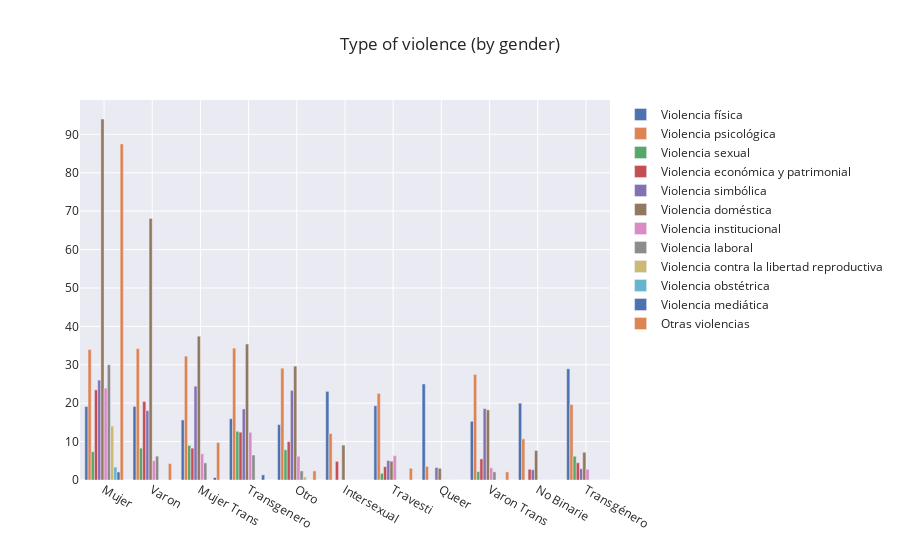

Notebook code cell kept with this figure:
### Code cell
# Plot by gender
data_chart = []
genders = df_types_of_violence_by_pct.genero.values[:-1]

for _type in df_types_of_violence_by_pct.columns[1:]:
    data_chart.append(
        go.Bar(name=labels_dict[_type], x=genders, y=df_types_of_violence_by_pct[_type].values)
    )

fig = go.Figure(data=data_chart)
fig.update_layout(barmode='group', title='Type of violence (by gender)', template=plotly_template)
fig.show()

### Figure 1 — Plotly figure (JSON) as saved in the notebook; plotly's stock layout.template omitted (floating-point values rounded to 4 significant figures)
{"data": [{"name": "Violencia física", "type": "bar", "x": ["Mujer", "Varon", "Mujer Trans", "Transgenero", "Otro", "Intersexual", "Travesti", "Queer", "Varon Trans", "No Binarie", "Transgénero"], "y": [19.14, 19.18, 15.63, 15.96, 14.42, 23.08, 19.35, 25, 15.29, 20, 28.95, 19.13]}, {"name": "Violencia psicológica", "type": "bar", "x": ["Mujer", "Varon", "Mujer Trans", "Transgenero", "Otro", "Intersexual", "Travesti", "Queer", "Varon Trans", "No Binarie", "Transgénero"], "y": [33.97, 34.19, 32.25, 34.34, 29.1, 12.09, 22.55, 3.571, 27.49, 10.71, 19.66, 33.97]}, {"name": "Violencia sexual", "type": "bar", "x": ["Mujer", "Varon", "Mujer Trans", "Transgenero", "Otro", "Intersexual", "Travesti", "Queer", "Varon Trans", "No Binarie", "Transgénero"], "y": [7.369, 8.288, 9.024, 12.68, 7.854, 0, 1.757, 0, 2.203, 0, 6.191, 7.394]}, {"name": "Violencia económica y patrimonial", "type": "bar", "x": ["Mujer", "Varon", "Mujer Trans", "Transgenero", "Otro", "Intersexual", "Travesti", "Queer", "Varon Trans", "No Binarie", "Transgénero"], "y": [23.45, 20.43, 8.302, 12.45, 9.976, 4.858, 3.469, 0, 5.495, 2.8, 4.491, 23.42]}, {"name": "Violencia simbólica", "type": "bar", "x": ["Mujer", "Varon", "Mujer Trans", "Transgenero", "Otro", "Intersexual", "Travesti", "Queer", "Varon Trans", "No Binarie", "Transgénero"], "y": [26.01, 18.06, 24.43, 18.48, 23.32, 0, 5.074, 3.271, 18.58, 2.666, 2.929, 26.03]}, {"name": "Violencia doméstica", "type": "bar", "x": ["Mujer", "Varon", "Mujer Trans", "Transgenero", "Otro", "Intersexual", "Travesti", "Queer", "Varon Trans", "No Binarie", "Transgénero"], "y": [93.99, 68.11, 37.44, 35.4, 29.64, 9.085, 4.902, 3.045, 18.27, 7.657, 7.223, 93.88]}, {"name": "Violencia institucional", "type": "bar", "x": ["Mujer", "Varon", "Mujer Trans", "Transgenero", "Otro", "Intersexual", "Travesti", "Queer", "Varon Trans", "No Binarie", "Transgénero"], "y": [23.92, 5.044, 6.829, 12.4, 6.186, 0, 6.339, 0, 3.18, 0, 2.799, 24.46]}, {"name": "Violencia laboral", "type": "bar", "x": ["Mujer", "Varon", "Mujer Trans", "Transgenero", "Otro", "Intersexual", "Travesti", "Queer", "Varon Trans", "No Binarie", "Transgénero"], "y": [30.01, 6.208, 4.461, 6.506, 2.353, 0, 0, 0, 2.116, 0, 0, 30.36]}, {"name": "Violencia contra la libertad reproductiva", "type": "bar", "x": ["Mujer", "Varon", "Mujer Trans", "Transgenero", "Otro", "Intersexual", "Travesti", "Queer", "Varon Trans", "No Binarie", "Transgénero"], "y": [14.04, 0, 0, 0, 0.7883, 0, 0, 0, 0, 0, 0, 13.9]}, {"name": "Violencia obstétrica", "type": "bar", "x": ["Mujer", "Varon", "Mujer Trans", "Transgenero", "Otro", "Intersexual", "Travesti", "Queer", "Varon Trans", "No Binarie", "Transgénero"], "y": [3.375, 0, 0, 0, 0, 0, 0, 0, 0, 0, 0, 3.327]}, {"name": "Violencia mediática", "type": "bar", "x": ["Mujer", "Varon", "Mujer Trans", "Transgenero", "Otro", "Intersexual", "Travesti", "Queer", "Varon Trans", "No Binarie", "Transgénero"], "y": [2.075, 0, 0.6478, 1.331, 0, 0, 0, 0, 0, 0, 0, 2.175]}, {"name": "Otras violencias", "type": "bar", "x": ["Mujer", "Varon", "Mujer Trans", "Transgenero", "Otro", "Intersexual", "Travesti", "Queer", "Varon Trans", "No Binarie", "Transgénero"], "y": [87.51, 4.266, 9.739, 0, 2.369, 0, 3.056, 0, 2.113, 0, 0, 87.65]}], "layout": {"barmode": "group", "title": {"text": "Type of violence (by gender)"}}}
